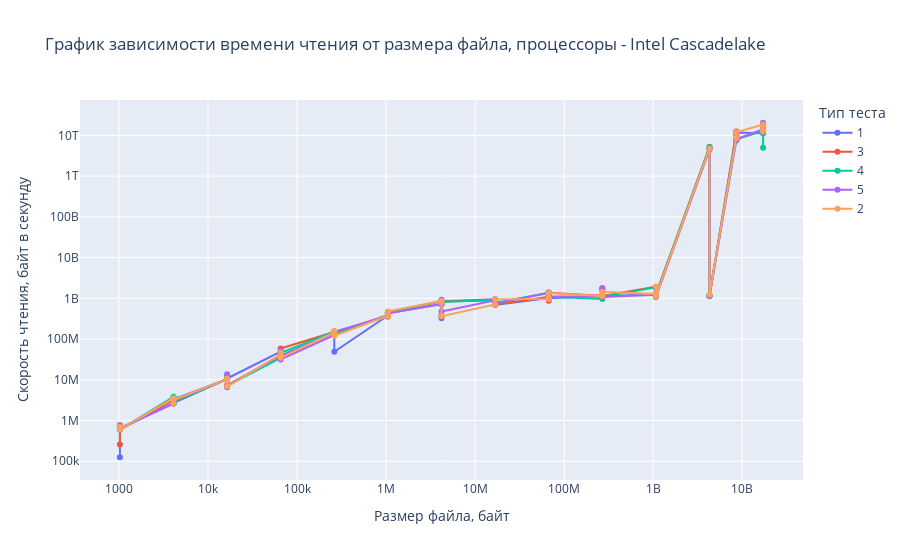

Notebook source saved alongside this figure:
### Code cell
fig = px.line(df_cascadelake.sort_values('input_file_size'),
              x='input_file_size',
              y='read_times',
              title='График зависимости времени чтения от размера файла, процессоры - Intel Cascadelake',
              labels={
                  'input_file_size': "Размер файла, байт",
                  'read_times': "Скорость чтения, байт в секунду",
                  'test_type': "Тип теста",
              },
              markers=True,
              log_x=True,
              log_y=True,
              color='test_type')
fig.show()
